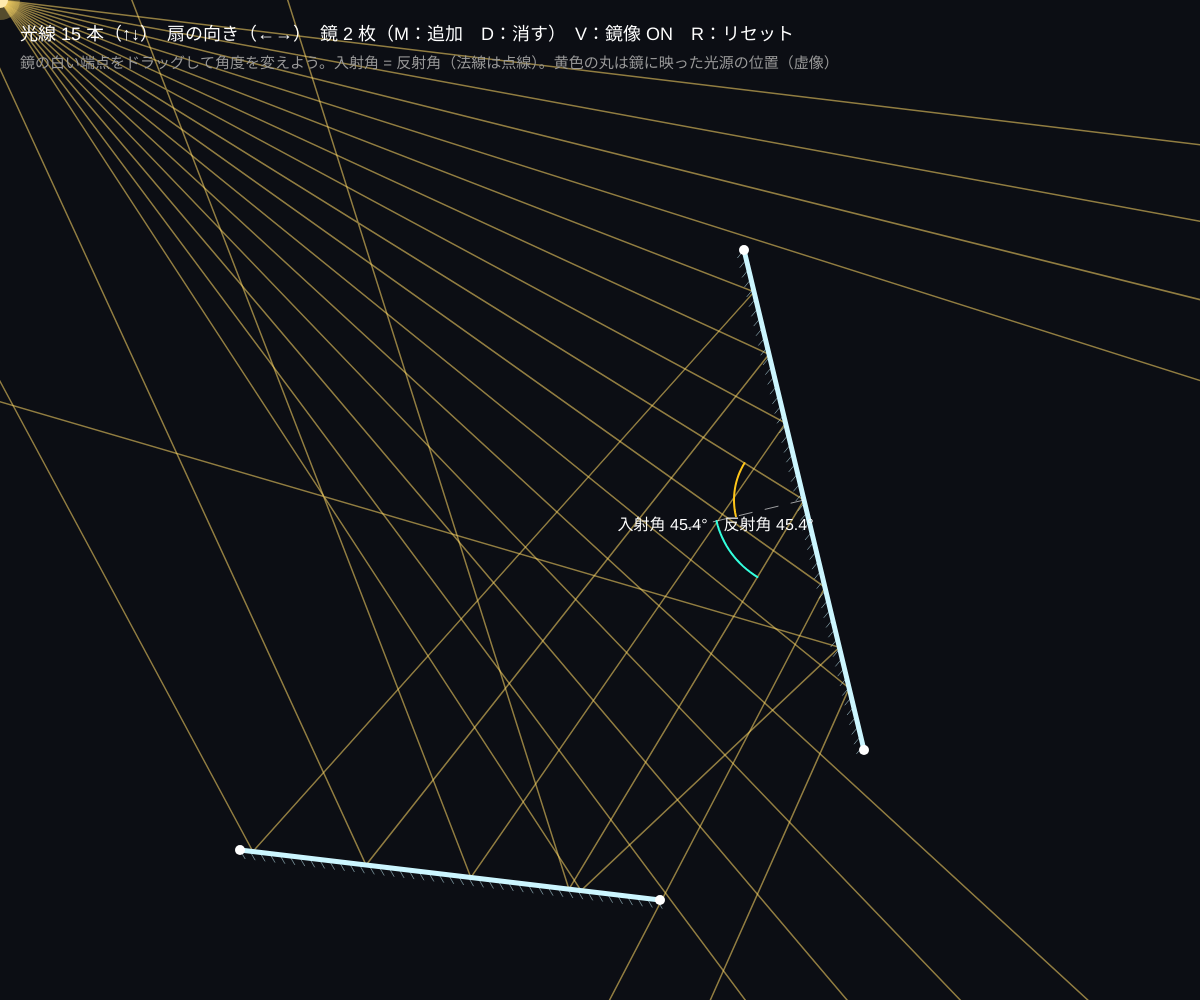
Frame 1 (no input)
Frame 60 (no input): identical to frame 1, image omitted
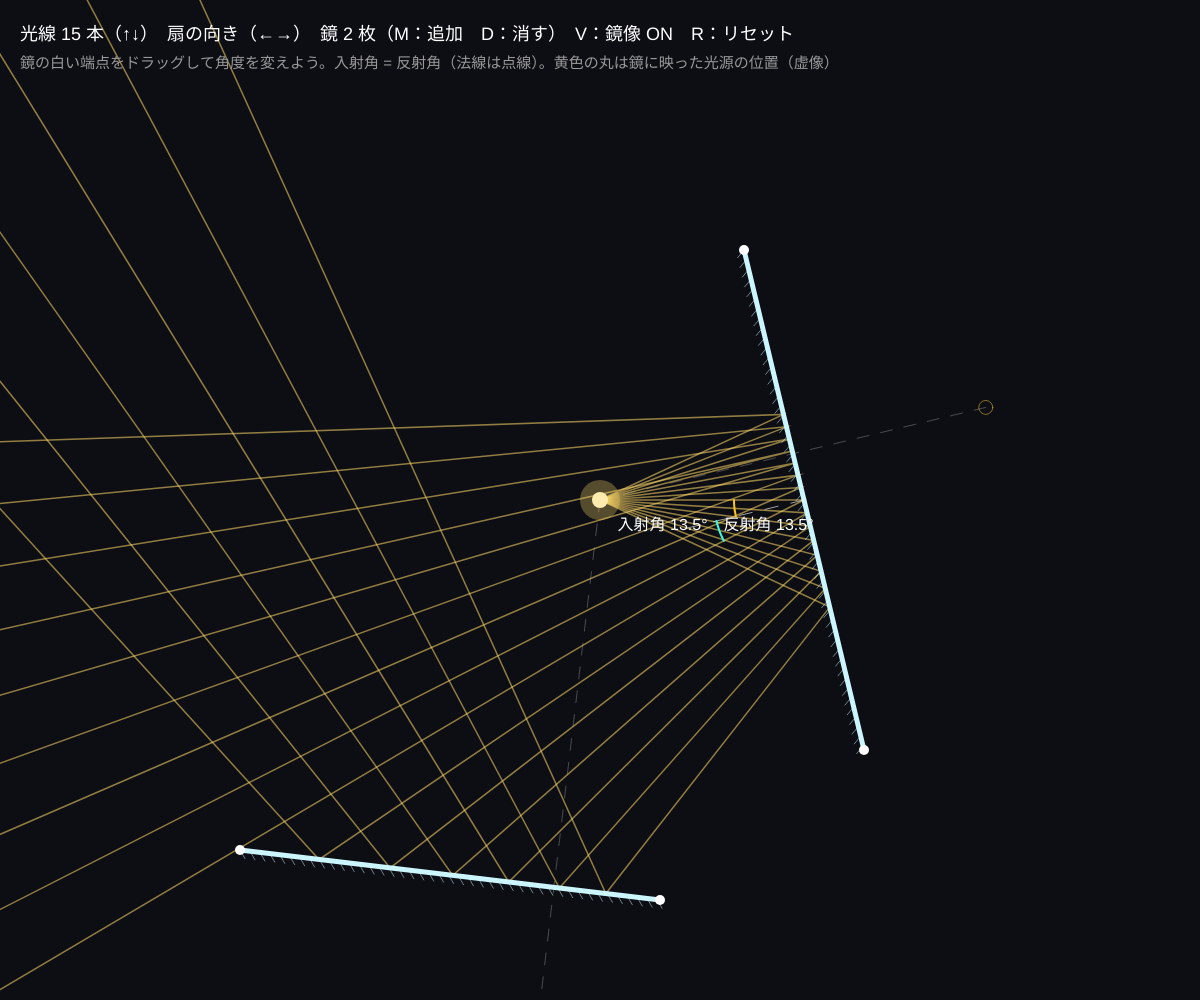
Frame 120 (the mouse pressed at the canvas centre since frame 60)

The p5.js sketch that drew these frames (run headless with seeded random() and noise() and a simulated clock; from frame 60 on, the mouse is pressed at the canvas centre):

// p5.js sketch
// ── sketch.js
// ============================================
// 00 平面鏡と反射の法則
// 光源（マウス）から扇状に光線を出し、鏡に当たると「入射角 = 反射角」で跳ね返る
//   反射の式： d' = d − 2 (d·n) n   （d は光の向き、n は鏡の法線ベクトル）
// マウス = 光源 / 鏡の端点をドラッグ = 鏡の角度 / ↑↓ = 光線の本数 / ←→ = 扇の向き / M = 鏡を追加 / D = 最後の鏡を消す / V = 鏡像 / R = リセット
// ============================================

let rayCount = 15;        // ★ 光線の本数
let spread = 50;          // ★ 扇の広がり（度）
let maxBounce = 6;        // ★ 反射の最大回数
let mirrors = [];         // 鏡の配列 {a:{x,y}, b:{x,y}}
let dragging = null;      // つかんでいる端点 {m, end}
let aimOffset = 0;        // 扇の向きのずらし（ラジアン）
let showImage = true;     // 鏡像（虚像）を表示
let src = { x: 300, y: 400 };

function setup() {
  createCanvas(windowWidth, windowHeight);
  colorMode(HSB, 360, 100, 100, 100);
  resetMirrors();
}

function resetMirrors() {
  mirrors = [
    { a: { x: width * 0.62, y: height * 0.25 }, b: { x: width * 0.72, y: height * 0.75 } },
    { a: { x: width * 0.2, y: height * 0.85 }, b: { x: width * 0.55, y: height * 0.9 } },
  ];
  aimOffset = 0;
}

// 光線（p から向き d）と線分 a-b の交点。t = 光線の進んだ距離、s = 線分上の位置（0〜1）
function raySeg(px, py, dx, dy, a, b) {
  let ex = b.x - a.x, ey = b.y - a.y;
  let den = dx * ey - dy * ex;
  if (Math.abs(den) < 1e-9) return null;
  let t = ((a.x - px) * ey - (a.y - py) * ex) / den;
  let s = ((a.x - px) * dy - (a.y - py) * dx) / den;
  if (t > 1e-6 && s >= 0 && s <= 1) return { t, s };
  return null;
}

// ★ 光線を追跡する：鏡に当たるたびに反射。点の列と、最初に当たった鏡の情報を返す
function traceRay(px, py, dx, dy) {
  let pts = [{ x: px, y: py }];
  let first = null;
  for (let bounce = 0; bounce < maxBounce; bounce++) {
    let best = null;
    for (let m of mirrors) {
      let h = raySeg(px, py, dx, dy, m.a, m.b);
      if (h && (!best || h.t < best.t)) best = { t: h.t, m };
    }
    if (!best) break;
    let hx = px + dx * best.t, hy = py + dy * best.t;
    // 鏡の法線（長さ 1）
    let mx = best.m.b.x - best.m.a.x, my = best.m.b.y - best.m.a.y;
    let len = Math.hypot(mx, my);
    let nx = -my / len, ny = mx / len;
    let dp = dx * nx + dy * ny;
    if (!first) first = { x: hx, y: hy, nx, ny, dx, dy, dot: dp };
    // 反射： d' = d − 2(d·n)n
    dx = dx - 2 * dp * nx;
    dy = dy - 2 * dp * ny;
    px = hx; py = hy;
    pts.push({ x: hx, y: hy });
  }
  // 最後は画面の外まで伸ばす
  pts.push({ x: px + dx * 3000, y: py + dy * 3000 });
  return { pts, first };
}

function draw() {
  background(230, 40, 8);
  if (!dragging) { src.x = mouseX; src.y = mouseY; }

  // 扇の中心方向：いちばん近い鏡の真ん中へ向ける（←→ でずらせる）
  let near = null, nd = 1e9;
  for (let m of mirrors) {
    let cx = (m.a.x + m.b.x) / 2, cy = (m.a.y + m.b.y) / 2;
    let d = Math.hypot(cx - src.x, cy - src.y);
    if (d < nd) { nd = d; near = { x: cx, y: cy }; }
  }
  let aim = near ? Math.atan2(near.y - src.y, near.x - src.x) + aimOffset : aimOffset;

  // 鏡像（光源を鏡で折り返した位置）
  if (showImage) {
    for (let m of mirrors) {
      let img = reflectPoint(src, m);
      stroke(0, 0, 100, 25); strokeWeight(1);
      drawDashed(src.x, src.y, img.x, img.y);
      noFill(); stroke(45, 80, 100, 50);
      circle(img.x, img.y, 14);
    }
  }

  // 光線
  let half = radians(spread) / 2;
  let central = null;
  strokeWeight(1.5);
  for (let i = 0; i < rayCount; i++) {
    let th = rayCount === 1 ? aim : aim - half + (2 * half * i) / (rayCount - 1);
    let r = traceRay(src.x, src.y, Math.cos(th), Math.sin(th));
    noFill();
    stroke(45, 60, 100, 55);
    beginShape();
    for (let p of r.pts) vertex(p.x, p.y);
    endShape();
    if (i === Math.floor(rayCount / 2)) central = r;
  }

  // 鏡
  for (let m of mirrors) {
    stroke(190, 20, 100); strokeWeight(5);
    line(m.a.x, m.a.y, m.b.x, m.b.y);
    // 裏側のハッチング
    let mx = m.b.x - m.a.x, my = m.b.y - m.a.y, len = Math.hypot(mx, my);
    let nx = -my / len, ny = mx / len;
    strokeWeight(1); stroke(190, 20, 100, 50);
    for (let s = 0; s <= 1; s += 10 / len) line(m.a.x + mx * s, m.a.y + my * s, m.a.x + mx * s + nx * 8 + mx / len * 6, m.a.y + my * s + ny * 8 + my / len * 6);
    noStroke(); fill(0, 0, 100);
    circle(m.a.x, m.a.y, 10); circle(m.b.x, m.b.y, 10);
  }

  // 中央の光線の入射角・反射角を描く
  if (central && central.first) {
    let f = central.first;
    let sgn = f.dot > 0 ? -1 : 1;             // 法線を光の来た側へ向ける
    let nx = f.nx * sgn, ny = f.ny * sgn;
    stroke(0, 0, 100, 60); strokeWeight(1);
    drawDashed(f.x, f.y, f.x + nx * 120, f.y + ny * 120);
    let inc = Math.acos(Math.min(1, Math.abs(f.dot)));
    let an = Math.atan2(ny, nx);
    let ain = Math.atan2(-f.dy, -f.dx);      // 入射光が来た向き
    let aout = Math.atan2(f.dy - 2 * f.dot * f.ny, f.dx - 2 * f.dot * f.nx);
    noFill(); strokeWeight(2);
    stroke(45, 90, 100); arcBetween(f.x, f.y, 70, an, ain);
    stroke(170, 80, 100); arcBetween(f.x, f.y, 90, an, aout);
    noStroke(); fill(0, 0, 100); textSize(16);
    text('入射角 ' + nf(degrees(inc), 1, 1) + '°　反射角 ' + nf(degrees(inc), 1, 1) + '°', f.x + nx * 130 - 60, f.y + ny * 130);
  }

  // 光源
  noStroke(); fill(45, 20, 100); circle(src.x, src.y, 16);
  fill(45, 60, 100, 30); circle(src.x, src.y, 40);

  fill(0, 0, 100); textSize(18);
  text('光線 ' + rayCount + ' 本（↑↓）　扇の向き（←→）　鏡 ' + mirrors.length + ' 枚（M：追加　D：消す）　V：鏡像 ' + (showImage ? 'ON' : 'off') + '　R：リセット', 20, 40);
  fill(0, 0, 60); textSize(15);
  text('鏡の白い端点をドラッグして角度を変えよう。入射角 = 反射角（法線は点線）。黄色の丸は鏡に映った光源の位置（虚像）', 20, 68);
}

// 点 p を鏡 m で折り返した位置
function reflectPoint(p, m) {
  let mx = m.b.x - m.a.x, my = m.b.y - m.a.y, len2 = mx * mx + my * my;
  let t = ((p.x - m.a.x) * mx + (p.y - m.a.y) * my) / len2;
  let fx = m.a.x + mx * t, fy = m.a.y + my * t;   // 足
  return { x: 2 * fx - p.x, y: 2 * fy - p.y };
}

function arcBetween(x, y, r, a1, a2) {
  let d = Math.atan2(Math.sin(a2 - a1), Math.cos(a2 - a1));
  beginShape();
  for (let k = 0; k <= 16; k++) { let a = a1 + d * k / 16; vertex(x + r * Math.cos(a), y + r * Math.sin(a)); }
  endShape();
}

function drawDashed(x1, y1, x2, y2) {
  let d = Math.hypot(x2 - x1, y2 - y1), n = Math.max(1, Math.floor(d / 12));
  for (let i = 0; i < n; i += 2) line(x1 + (x2 - x1) * i / n, y1 + (y2 - y1) * i / n, x1 + (x2 - x1) * (i + 1) / n, y1 + (y2 - y1) * (i + 1) / n);
}

function mousePressed() {
  for (let m of mirrors) for (let end of ['a', 'b']) {
    if (Math.hypot(mouseX - m[end].x, mouseY - m[end].y) < 16) { dragging = { m, end }; return; }
  }
}
function mouseDragged() { if (dragging) { dragging.m[dragging.end].x = mouseX; dragging.m[dragging.end].y = mouseY; } }
function mouseReleased() { dragging = null; }

function keyPressed() {
  if (key === UP_ARROW) rayCount = Math.min(120, rayCount + 2);
  if (key === DOWN_ARROW) rayCount = Math.max(1, rayCount - 2);
  if (key === LEFT_ARROW) aimOffset -= 0.1;
  if (key === RIGHT_ARROW) aimOffset += 0.1;
  if (key === 'm' || key === 'M') {
    let cx = random(width * 0.2, width * 0.8), cy = random(height * 0.2, height * 0.8), a = random(TWO_PI), L = 140;
    mirrors.push({ a: { x: cx - Math.cos(a) * L, y: cy - Math.sin(a) * L }, b: { x: cx + Math.cos(a) * L, y: cy + Math.sin(a) * L } });
  }
  if ((key === 'd' || key === 'D') && mirrors.length > 1) mirrors.pop();
  if (key === 'v' || key === 'V') showImage = !showImage;
  if (key === 'r' || key === 'R') resetMirrors();
}

// ---------- やってみよう ----------
// 1. 鏡を回して、入射角と反射角がいつも同じになることを確かめよう（法線からはかる）
// 2. 2 枚の鏡を 90° に組むと、光はどこから来ても元の向きへ戻る（コーナーリフレクター）。作ってみよう
// 3. 黄色の丸（虚像）はどこにある？ 鏡を挟んで光源と対称な位置 → 鏡の中に見える「像」の正体
// 4. maxBounce を 30 にして、向かい合わせの 2 枚の鏡で光を閉じ込めよう
